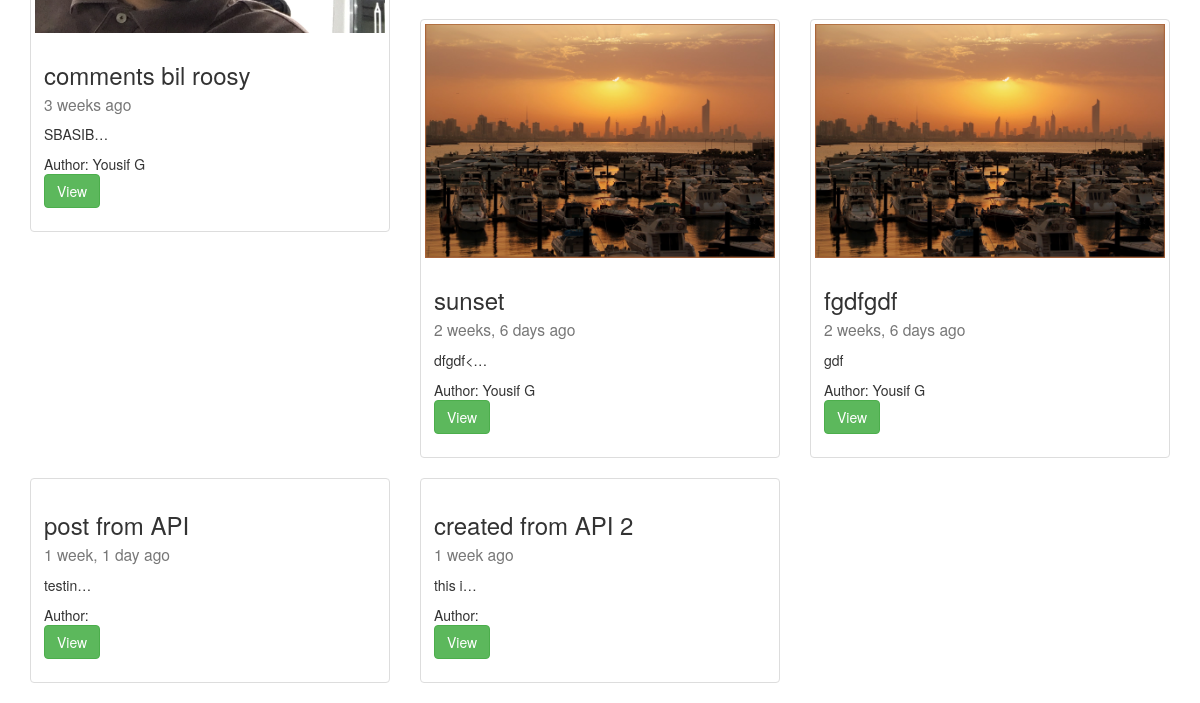
/list/ (lower part), run on an earlier commit of the app's database.
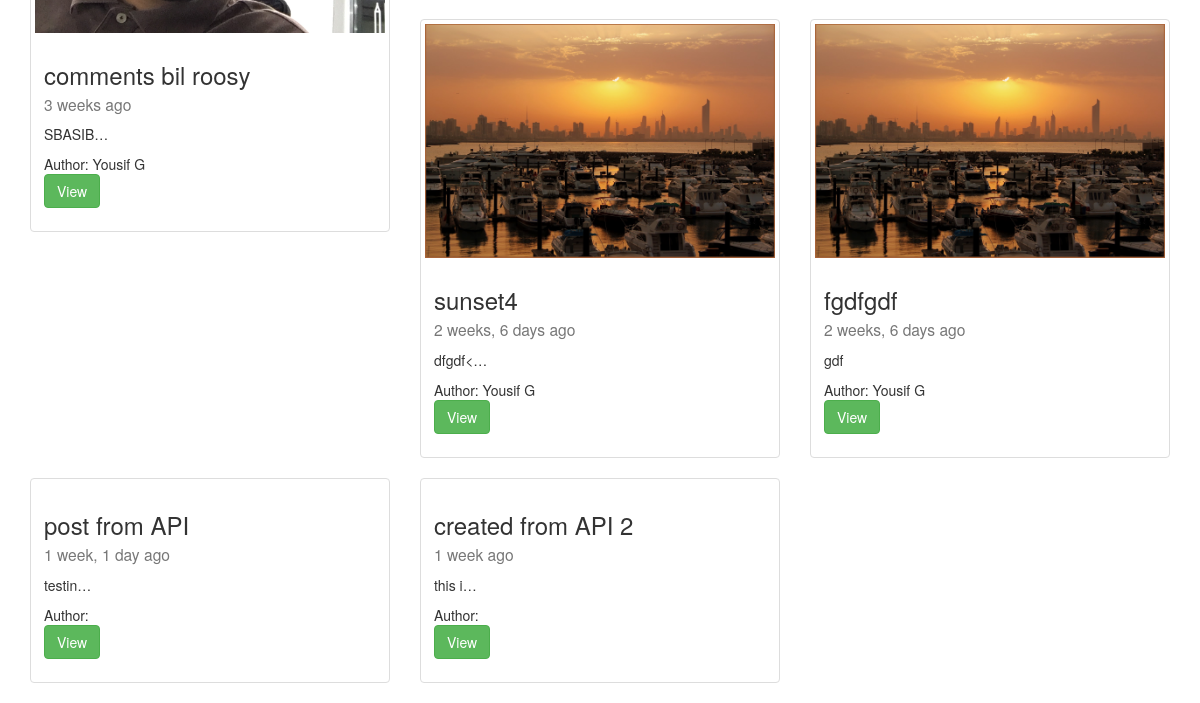
And on a later commit of the database.
### post/models.py (models this page shows, shortened)
class Post(models.Model):
	author = models.ForeignKey(User, default=1)
	title = models.CharField(max_length=140)
	content = models.TextField()
	draft = models.BooleanField(default=False)
	image = models.ImageField(upload_to="blog_images", null=True, blank=True)
	updated = models.DateTimeField(auto_now=True)
	timestamp = models.DateTimeField(auto_now_add=True)
	publish = models.DateField()
	slug = models.SlugField(unique=True)
	def absurl(self):
		return reverse("posts:id", kwargs={"slug": self.slug})

### post/views.py (the view, shortened to what this page needs)
# urls.py: url(r'^list/$', views.post_list, name="list"),
def post_list(request):
	today = timezone.now().date()
	post_list = Post.objects.filter(draft=False).filter(publish__lte=today)
	if request.user.is_staff or request.user.is_superuser:
		post_list = Post.objects.all()
	query = request.GET.get("q")
	context = {
	"title": "(this is taken from the context)",
	"user": request.user,
	"post_list": post_list,
	"post_one": post_one,
	"today": today,
	}
	return render(request, 'newlist.html', context)

### post/templatetags/urlify.py (called while the page is built)
@register.filter
def urlify(value):
	return quote(value)

### post/templates/newlist.html (shortened to what this page needs)
{% extends "base.html" %}
{% load urlify %}
{% block content %}
<div class="row">
<br>
   {% for x in post_list %}
  <div class="col-sm-6 col-md-4">
    <div class="thumbnail">
    {% if x.image %}
      <img src="{{x.image.url}}" class="img-responsive">
     {% endif %}
      <div class="caption">
        <h3>{{x.title}}<br><small>{{x.timestamp|timesince}} ago</small></h3>
        <p>{{x.content|linebreaks|truncatechars:10}}</p>
        Author: {{x.author.get_full_name}}<br>
        <p><a href="{{x.absurl}}" class="btn btn-success" role="button">View</a>
        </p>
      </div>
    </div>
  </div>
  {% endfor %}
</div>
{% endblock content %}

What changed in the data, as far as the page shows it:
changed Post "dfgdf<…": title "sunset" → "sunset4"
